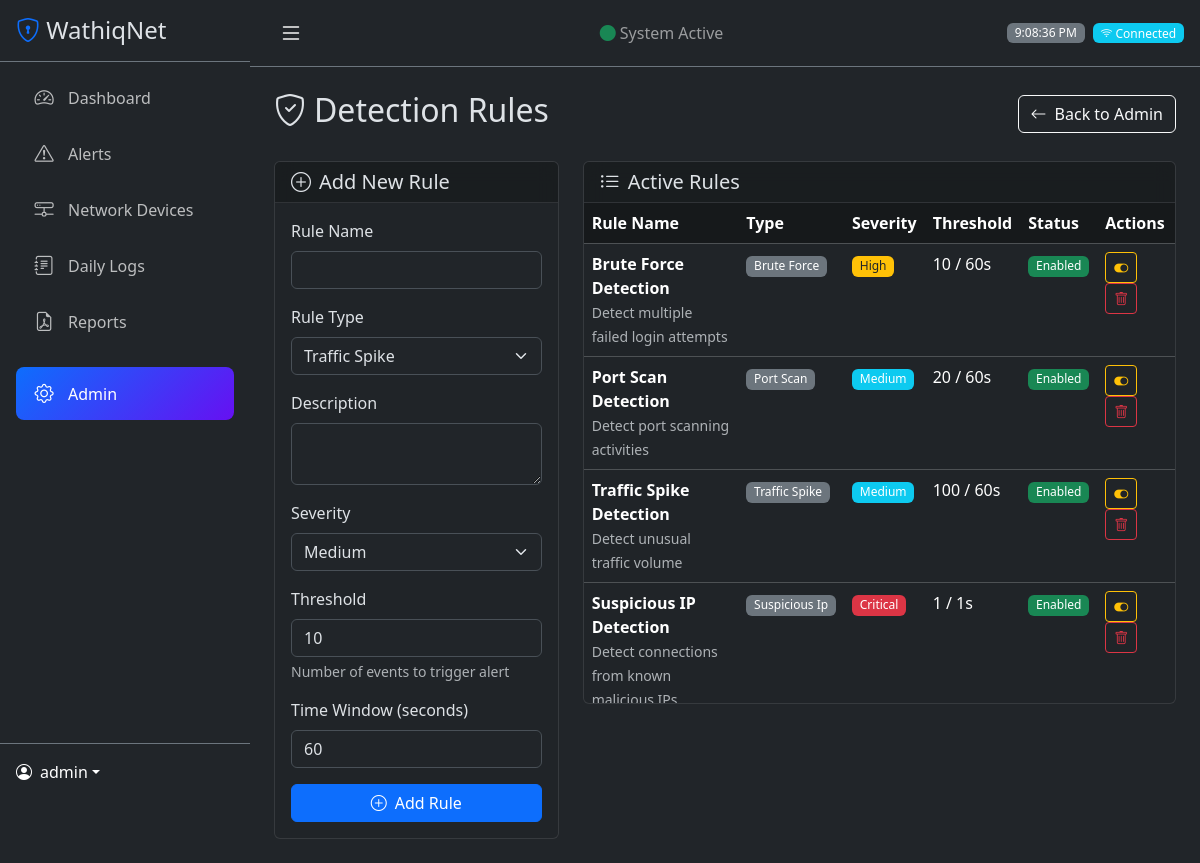
/admin/rules (signed in), run on the app's committed database.
### app/models/user.py (models this page shows, shortened)
class User(UserMixin, db.Model):
    __tablename__ = 'users'
    id = db.Column(db.Integer, primary_key=True)
    username = db.Column(db.String(80), unique=True, nullable=False)
    email = db.Column(db.String(120), unique=True, nullable=False)
    password_hash = db.Column(db.String(256), nullable=False)
    role = db.Column(db.String(20), nullable=False, default='viewer')  # admin or viewer
    created_at = db.Column(db.DateTime, default=datetime.utcnow)
    last_login = db.Column(db.DateTime)
    is_active = db.Column(db.Boolean, default=True)
    def is_admin(self):
        return self.role == 'admin'

### app/models/alert.py (models this page shows, shortened)
class DetectionRule(db.Model):
    __tablename__ = 'detection_rules'
    id = db.Column(db.Integer, primary_key=True)
    name = db.Column(db.String(100), nullable=False)
    rule_type = db.Column(db.String(50), nullable=False)  # traffic_spike, brute_force, suspicious_ip, port_scan, protocol_anomaly
    description = db.Column(db.Text)
    enabled = db.Column(db.Boolean, default=True)
    severity = db.Column(db.String(20), default='medium')
    threshold = db.Column(db.Integer)  # Rule-specific threshold
    time_window = db.Column(db.Integer, default=60)  # Time window in seconds
    parameters = db.Column(db.Text)  # JSON string for additional parameters
    created_at = db.Column(db.DateTime, default=datetime.utcnow)
    updated_at = db.Column(db.DateTime, default=datetime.utcnow, onupdate=datetime.utcnow)

### app/routes/admin.py (the view)
@admin_bp.route('/rules')
@login_required
@admin_required
def rules():
    rules = DetectionRule.query.all()
    return render_template('admin/rules.html', rules=rules)

### app/models/user.py (called while the page is built)
@login_manager.user_loader
def load_user(user_id):
    return User.query.get(int(user_id))

### app/routes/admin.py (called while the page is built)
def admin_required(f):
    @wraps(f)
    def decorated_function(*args, **kwargs):
        if not current_user.is_authenticated or not current_user.is_admin():
            flash('Admin access required.', 'danger')
            return redirect(url_for('dashboard.index'))
        return f(*args, **kwargs)
    return decorated_function

### templates/admin/rules.html (shortened to what this page needs)
{% extends "base.html" %}
{% block content %}
<div class="d-flex justify-content-between align-items-center mb-4">
    <h2><i class="bi bi-shield-check me-2"></i>Detection Rules</h2>
    <a href="{{ url_for('admin.index') }}" class="btn btn-outline-light">
        <i class="bi bi-arrow-left me-2"></i>Back to Admin
    </a>
</div>
<div class="row g-4">
    <div class="col-md-4">
        <div class="card">
            <div class="card-header">
                <h5 class="mb-0"><i class="bi bi-plus-circle me-2"></i>Add New Rule</h5>
            </div>
            <div class="card-body">
                <form method="POST" action="{{ url_for('admin.add_rule') }}">
                    <div class="mb-3">
                        <label class="form-label">Rule Name</label>
                        <input type="text" name="name" class="form-control" required>
                    </div>
                    <div class="mb-3">
                        <label class="form-label">Rule Type</label>
                        <select name="rule_type" class="form-select" required>
                            <option value="traffic_spike">Traffic Spike</option>
                        </select>
                    </div>
                    <div class="mb-3">
                        <label class="form-label">Description</label>
                        <textarea name="description" class="form-control" rows="2"></textarea>
                    </div>
                    <div class="mb-3">
                        <label class="form-label">Severity</label>
                        <select name="severity" class="form-select">
                            <option value="medium" selected>Medium</option>
                        </select>
                    </div>
                    <div class="mb-3">
                        <label class="form-label">Threshold</label>
                        <input type="number" name="threshold" class="form-control" value="10" min="1">
                        <div class="form-text">Number of events to trigger alert</div>
                    </div>
                    <div class="mb-3">
                        <label class="form-label">Time Window (seconds)</label>
                        <input type="number" name="time_window" class="form-control" value="60" min="1">
                    </div>
                    <button type="submit" class="btn btn-primary w-100">
                        <i class="bi bi-plus-circle me-2"></i>Add Rule
                    </button>
                </form>
            </div>
        </div>
    </div>
    <div class="col-md-8">
        <div class="card">
            <div class="card-header">
                <h5 class="mb-0"><i class="bi bi-list-ul me-2"></i>Active Rules</h5>
            </div>
            <div class="card-body p-0">
                <div class="table-responsive">
                    <table class="table table-dark table-hover mb-0">
                        <thead>
                            <tr>
                                <th>Rule Name</th>
                                <th>Type</th>
                                <th>Severity</th>
                                <th>Threshold</th>
                                <th>Status</th>
                                <th>Actions</th>
                            </tr>
                        </thead>
                        <tbody>
                            {% for rule in rules %}
                            <tr>
                                <td>
                                    <strong>{{ rule.name }}</strong>
                                    {% if rule.description %}
                                    <br><small class="text-muted">{{ rule.description[:50] }}</small>
                                    {% endif %}
                                </td>
                                <td><span class="badge bg-secondary">{{ rule.rule_type|replace('_', ' ')|title }}</span></td>
                                <td>
                                    {% if rule.severity == 'critical' %}
                                    <span class="badge bg-danger">Critical</span>
                                    {% elif rule.severity == 'high' %}
                                    <span class="badge bg-warning text-dark">High</span>
                                    {% elif rule.severity == 'medium' %}
                                    <span class="badge bg-info">Medium</span>
                                    {% else %}
                                    <span class="badge bg-success">Low</span>
                                    {% endif %}
                                </td>
                                <td>{{ rule.threshold }} / {{ rule.time_window }}s</td>
                                <td>
                                    {% if rule.enabled %}
                                    <span class="badge bg-success">Enabled</span>
                                    {% else %}
                                    <span class="badge bg-secondary">Disabled</span>
                                    {% endif %}
                                </td>
                                <td>
                                    <form action="{{ url_for('admin.toggle_rule', rule_id=rule.id) }}" method="POST" class="d-inline">
                                        <button type="submit" class="btn btn-sm btn-outline-{{ 'warning' if rule.enabled else 'success' }}" title="Toggle">
                                            <i class="bi bi-toggle-{{ 'on' if rule.enabled else 'off' }}"></i>
                                        </button>
                                    </form>
                                    <form action="{{ url_for('admin.delete_rule', rule_id=rule.id) }}" method="POST" class="d-inline" onsubmit="return confirm('Delete this rule?')">
                                        <button type="submit" class="btn btn-sm btn-outline-danger" title="Delete">
                                            <i class="bi bi-trash"></i>
                                        </button>
                                    </form>
                                </td>
                            </tr>
                            {% else %}
                            <tr>
                                <td colspan="6" class="text-center py-4 text-muted">
                                    No detection rules configured. Add a rule to get started.
                                </td>
                            </tr>
                            {% endfor %}
                        </tbody>
                    </table>
                </div>
            </div>
        </div>
    </div>
</div>
{% endblock %}

### templates/base.html (shortened to what this page needs)
<!DOCTYPE html>
<html lang="en" data-bs-theme="dark">
<head>
    <link href="https://cdn.jsdelivr.net/npm/bootstrap@5.3.2/dist/css/bootstrap.min.css" rel="stylesheet">
    <link href="https://cdn.jsdelivr.net/npm/bootstrap-icons@1.11.1/font/bootstrap-icons.css" rel="stylesheet">
    <link rel="stylesheet" href="{{ url_for('static', filename='css/style.css') }}">
</head>
<body>
    {% if current_user.is_authenticated %}
    <div class="d-flex">
        <nav id="sidebar" class="sidebar bg-dark">
            <div class="sidebar-header p-3 border-bottom border-secondary">
                <h4 class="mb-0">
                    <i class="bi bi-shield-lock text-primary"></i>
                    <span class="sidebar-text">WathiqNet</span>
                </h4>
            </div>
            <ul class="nav flex-column p-2">
                <li class="nav-item">
                    <a class="nav-link {{ 'active' if request.endpoint == 'dashboard.index' }}" href="{{ url_for('dashboard.index') }}">
                        <i class="bi bi-speedometer2"></i>
                        <span class="sidebar-text">Dashboard</span>
                    </a>
                </li>
                <li class="nav-item">
                    <a class="nav-link {{ 'active' if 'alerts' in request.endpoint }}" href="{{ url_for('alerts.index') }}">
                        <i class="bi bi-exclamation-triangle"></i>
                        <span class="sidebar-text">Alerts</span>
                    </a>
                </li>
                <li class="nav-item">
                    <a class="nav-link {{ 'active' if 'devices' in request.endpoint }}" href="{{ url_for('devices.index') }}">
                        <i class="bi bi-hdd-network"></i>
                        <span class="sidebar-text">Network Devices</span>
                    </a>
                </li>
                <li class="nav-item">
                    <a class="nav-link {{ 'active' if 'logs' in request.endpoint }}" href="{{ url_for('logs.index') }}">
                        <i class="bi bi-journal-text"></i>
                        <span class="sidebar-text">Daily Logs</span>
                    </a>
                </li>
                <li class="nav-item">
                    <a class="nav-link {{ 'active' if 'reports' in request.endpoint }}" href="{{ url_for('reports.index') }}">
                        <i class="bi bi-file-earmark-pdf"></i>
                        <span class="sidebar-text">Reports</span>
                    </a>
                </li>
                {% if current_user.is_admin() %}
                <li class="nav-item mt-3">
                    <a class="nav-link {{ 'active' if 'admin' in request.endpoint }}" href="{{ url_for('admin.index') }}">
                        <i class="bi bi-gear"></i>
                        <span class="sidebar-text">Admin</span>
                    </a>
                </li>
                {% endif %}
            </ul>
            <div class="sidebar-footer p-3 mt-auto border-top border-secondary">
                <div class="dropdown">
                    <a href="#" class="d-flex align-items-center text-white text-decoration-none dropdown-toggle" data-bs-toggle="dropdown">
                        <i class="bi bi-person-circle me-2"></i>
                        <span class="sidebar-text">{{ current_user.username }}</span>
                    </a>
                </div>
            </div>
        </nav>
        <main class="main-content flex-grow-1">
            <nav class="navbar navbar-dark bg-dark border-bottom border-secondary px-3">
                <button class="btn btn-link text-white" id="sidebarToggle">
                    <i class="bi bi-list fs-4"></i>
                </button>
                <span class="navbar-text">
                    <span class="text-success"><i class="bi bi-circle-fill"></i></span>
                    System Active
                </span>
                <div class="d-flex align-items-center">
                    <span class="badge bg-secondary me-2" id="current-time"></span>
                    <span class="badge bg-info" id="connection-status">
                        <i class="bi bi-wifi"></i> Connected
                    </span>
                </div>
            </nav>
            <div class="container-fluid p-4">
                {% block content %}{% endblock %}
            </div>
        </main>
    </div>
    {% endif %}
</body>
</html>

### static/css/style.css (style rules this page uses)
:root { --sidebar-width: 250px; --sidebar-collapsed-width: 70px; --topbar-height: 56px; }
.sidebar { width: var(--sidebar-width); min-height: 100vh; position: fixed; left: 0; top: 0; z-index: 1000; transition: width 0.3s ease; display: flex; flex-direction: column; }
.sidebar .nav-link { color: rgba(255, 255, 255, 0.7); padding: 0.75rem 1rem; margin: 0.1rem 0.5rem; border-radius: 0.5rem; transition: all 0.2s ease; display: flex; align-items: center; gap: 0.75rem; }
.sidebar .nav-link.active { color: #fff; background: linear-gradient(135deg, #0d6efd 0%, #6610f2 100%); }
.sidebar .nav-link i { font-size: 1.2rem; width: 24px; text-align: center; }
.sidebar-footer { margin-top: auto; }
.main-content { margin-left: var(--sidebar-width); min-height: 100vh; transition: margin-left 0.3s ease; }
.table-dark { --bs-table-bg: transparent; }
.table-dark thead { background: rgba(0, 0, 0, 0.3); }
.card { border: 1px solid rgba(255, 255, 255, 0.1); background: rgba(33, 37, 41, 0.8); backdrop-filter: blur(10px); }
.card-header { background: rgba(0, 0, 0, 0.2); border-bottom: 1px solid rgba(255, 255, 255, 0.1); }
.badge { font-weight: 500; }
.table-responsive { max-height: calc(100vh - 300px); }

### data on the page
User: username "admin"
DetectionRule: name "Brute Force Detection", description "Detect multiple failed login attempts", rule_type "Brute Force", severity "High", threshold "10", time_window "60", enabled "Enabled"
DetectionRule: name "Port Scan Detection", description "Detect port scanning activities", rule_type "Port Scan", severity "Medium", threshold "20", time_window "60", enabled "Enabled"
DetectionRule: name "Traffic Spike Detection", description "Detect unusual traffic volume", rule_type "Traffic Spike", severity "Medium", threshold "100", time_window "60", enabled "Enabled"
DetectionRule: name "Suspicious IP Detection", description "Detect connections from known…", rule_type "Suspicious Ip", severity "Critical", threshold "1", time_window "1", enabled "Enabled"
